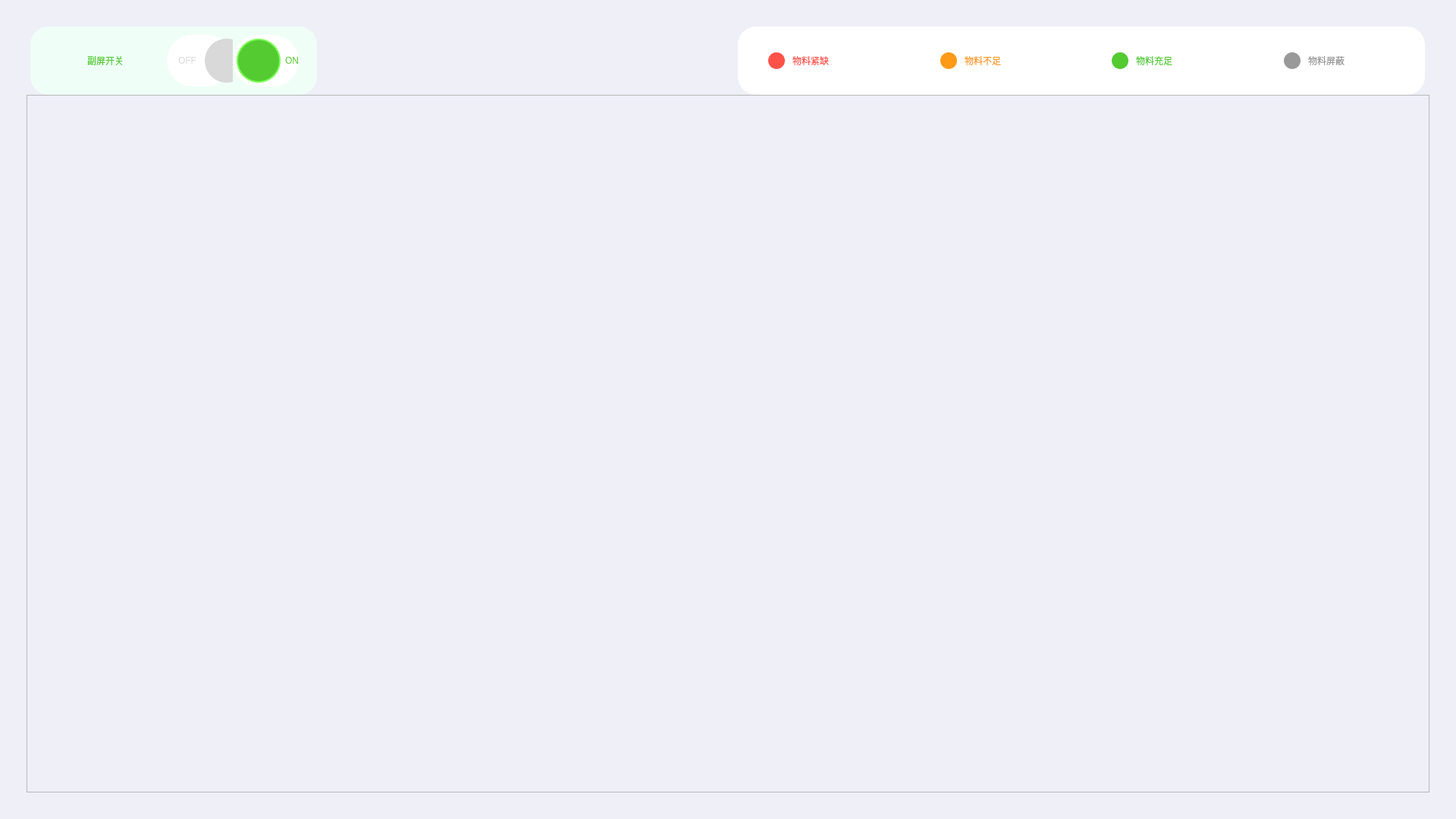
<?xml version="1.0" encoding="UTF-8"?>
<ui version="4.0">
 <class>Form</class>
 <widget class="QWidget" name="Form">
  <property name="geometry">
   <rect>
    <x>0</x>
    <y>0</y>
    <width>1920</width>
    <height>1080</height>
   </rect>
  </property>
  <property name="minimumSize">
   <size>
    <width>1920</width>
    <height>1080</height>
   </size>
  </property>
  <property name="maximumSize">
   <size>
    <width>1920</width>
    <height>1080</height>
   </size>
  </property>
  <property name="windowTitle">
   <string>Form</string>
  </property>
  <layout class="QHBoxLayout" name="horizontalLayout">
   <property name="spacing">
    <number>0</number>
   </property>
   <property name="leftMargin">
    <number>0</number>
   </property>
   <property name="topMargin">
    <number>0</number>
   </property>
   <property name="rightMargin">
    <number>0</number>
   </property>
   <property name="bottomMargin">
    <number>0</number>
   </property>
   <item>
    <widget class="QWidget" name="widget" native="true">
     <property name="maximumSize">
      <size>
       <width>1920</width>
       <height>1080</height>
      </size>
     </property>
     <property name="styleSheet">
      <string notr="true">QWidget#widget{
	background-color:rgba(239, 239, 248, 1);
}</string>
     </property>
     <layout class="QVBoxLayout" name="verticalLayout" stretch="1,20">
      <property name="spacing">
       <number>0</number>
      </property>
      <property name="leftMargin">
       <number>35</number>
      </property>
      <property name="topMargin">
       <number>35</number>
      </property>
      <property name="rightMargin">
       <number>35</number>
      </property>
      <property name="bottomMargin">
       <number>35</number>
      </property>
      <item>
       <widget class="QWidget" name="widget_3" native="true">
        <layout class="QHBoxLayout" name="horizontalLayout_2">
         <property name="spacing">
          <number>550</number>
         </property>
         <property name="leftMargin">
          <number>0</number>
         </property>
         <property name="topMargin">
          <number>0</number>
         </property>
         <property name="rightMargin">
          <number>0</number>
         </property>
         <property name="bottomMargin">
          <number>0</number>
         </property>
         <item>
          <widget class="QWidget" name="widget_2" native="true">
           <property name="minimumSize">
            <size>
             <width>378</width>
             <height>90</height>
            </size>
           </property>
           <property name="maximumSize">
            <size>
             <width>378</width>
             <height>90</height>
            </size>
           </property>
           <property name="styleSheet">
            <string notr="true">QWidget#widget_2{
	background-color:rgba(239, 255, 247, 1);
	border-radius:24px;
}</string>
           </property>
           <layout class="QHBoxLayout" name="horizontalLayout_3">
            <property name="spacing">
             <number>0</number>
            </property>
            <property name="leftMargin">
             <number>18</number>
            </property>
            <property name="topMargin">
             <number>0</number>
            </property>
            <property name="rightMargin">
             <number>24</number>
            </property>
            <property name="bottomMargin">
             <number>0</number>
            </property>
            <item>
             <widget class="QLabel" name="label">
              <property name="styleSheet">
               <string notr="true">color:rgba(83, 203, 49, 1);</string>
              </property>
              <property name="text">
               <string>副屏开关</string>
              </property>
              <property name="alignment">
               <set>Qt::AlignCenter</set>
              </property>
             </widget>
            </item>
            <item>
             <widget class="QWidget" name="on_off_widget" native="true">
              <property name="minimumSize">
               <size>
                <width>174</width>
                <height>90</height>
               </size>
              </property>
              <property name="maximumSize">
               <size>
                <width>174</width>
                <height>90</height>
               </size>
              </property>
              <layout class="QHBoxLayout" name="horizontalLayout_15">
               <property name="spacing">
                <number>0</number>
               </property>
               <property name="leftMargin">
                <number>0</number>
               </property>
               <property name="topMargin">
                <number>11</number>
               </property>
               <property name="rightMargin">
                <number>0</number>
               </property>
               <property name="bottomMargin">
                <number>11</number>
               </property>
               <item>
                <widget class="QWidget" name="off_widget" native="true">
                 <property name="styleSheet">
                  <string notr="true">QWidget#off_widget{
	background-color:rgb(255, 255, 255);
	border-radius:34px;
}</string>
                 </property>
                 <layout class="QHBoxLayout" name="horizontalLayout_17">
                  <property name="spacing">
                   <number>11</number>
                  </property>
                  <property name="leftMargin">
                   <number>15</number>
                  </property>
                  <property name="topMargin">
                   <number>5</number>
                  </property>
                  <property name="rightMargin">
                   <number>5</number>
                  </property>
                  <property name="bottomMargin">
                   <number>5</number>
                  </property>
                  <item>
                   <widget class="QLabel" name="name_off">
                    <property name="styleSheet">
                     <string notr="true">color:rgb(217, 217, 217);</string>
                    </property>
                    <property name="text">
                     <string>OFF</string>
                    </property>
                   </widget>
                  </item>
                  <item>
                   <widget class="QLabel" name="icon_off">
                    <property name="minimumSize">
                     <size>
                      <width>58</width>
                      <height>58</height>
                     </size>
                    </property>
                    <property name="maximumSize">
                     <size>
                      <width>58</width>
                      <height>58</height>
                     </size>
                    </property>
                    <property name="styleSheet">
                     <string notr="true">background-color:rgb(217, 217, 217);
border-radius:29px;</string>
                    </property>
                    <property name="text">
                     <string/>
                    </property>
                   </widget>
                  </item>
                 </layout>
                </widget>
               </item>
               <item>
                <widget class="QWidget" name="on_widget" native="true">
                 <property name="styleSheet">
                  <string notr="true">QWidget#on_widget{
	background-color:rgb(255, 255, 255);
	border-radius:34px;
}</string>
                 </property>
                 <layout class="QHBoxLayout" name="horizontalLayout_16">
                  <property name="spacing">
                   <number>21</number>
                  </property>
                  <property name="leftMargin">
                   <number>5</number>
                  </property>
                  <property name="topMargin">
                   <number>5</number>
                  </property>
                  <property name="rightMargin">
                   <number>0</number>
                  </property>
                  <property name="bottomMargin">
                   <number>5</number>
                  </property>
                  <item>
                   <widget class="QLabel" name="icon_on">
                    <property name="minimumSize">
                     <size>
                      <width>58</width>
                      <height>58</height>
                     </size>
                    </property>
                    <property name="maximumSize">
                     <size>
                      <width>58</width>
                      <height>58</height>
                     </size>
                    </property>
                    <property name="styleSheet">
                     <string notr="true">background-color:rgb(83, 203, 49);
border: 2px solid rgb(120, 255, 82);
border-radius:29px;</string>
                    </property>
                    <property name="text">
                     <string/>
                    </property>
                   </widget>
                  </item>
                  <item>
                   <widget class="QLabel" name="name_on">
                    <property name="styleSheet">
                     <string notr="true">color: rgb(83, 203, 49);</string>
                    </property>
                    <property name="text">
                     <string>ON</string>
                    </property>
                   </widget>
                  </item>
                 </layout>
                </widget>
               </item>
              </layout>
             </widget>
            </item>
           </layout>
          </widget>
         </item>
         <item>
          <widget class="QWidget" name="widget_17" native="true">
           <property name="minimumSize">
            <size>
             <width>906</width>
             <height>90</height>
            </size>
           </property>
           <property name="maximumSize">
            <size>
             <width>906</width>
             <height>90</height>
            </size>
           </property>
           <property name="styleSheet">
            <string notr="true">QWidget#widget_17{
	background-color:rgb(255, 255, 255);
	border-radius:24px;
}</string>
           </property>
           <layout class="QHBoxLayout" name="horizontalLayout_11">
            <property name="spacing">
             <number>0</number>
            </property>
            <property name="leftMargin">
             <number>0</number>
            </property>
            <property name="topMargin">
             <number>0</number>
            </property>
            <property name="rightMargin">
             <number>0</number>
            </property>
            <property name="bottomMargin">
             <number>0</number>
            </property>
            <item>
             <widget class="QWidget" name="widget_18" native="true">
              <layout class="QHBoxLayout" name="horizontalLayout_7">
               <property name="spacing">
                <number>10</number>
               </property>
               <property name="leftMargin">
                <number>40</number>
               </property>
               <property name="topMargin">
                <number>0</number>
               </property>
               <property name="rightMargin">
                <number>0</number>
               </property>
               <property name="bottomMargin">
                <number>0</number>
               </property>
               <item>
                <widget class="QLabel" name="label_2">
                 <property name="minimumSize">
                  <size>
                   <width>22</width>
                   <height>22</height>
                  </size>
                 </property>
                 <property name="maximumSize">
                  <size>
                   <width>22</width>
                   <height>22</height>
                  </size>
                 </property>
                 <property name="styleSheet">
                  <string notr="true">background-color:rgb(255, 83, 74);
border-radius:11px;</string>
                 </property>
                 <property name="text">
                  <string/>
                 </property>
                </widget>
               </item>
               <item>
                <widget class="QLabel" name="outtee_title_material_1">
                 <property name="styleSheet">
                  <string notr="true">color:rgb(255, 83, 74);</string>
                 </property>
                 <property name="text">
                  <string>物料紧缺</string>
                 </property>
                </widget>
               </item>
              </layout>
             </widget>
            </item>
            <item>
             <widget class="QWidget" name="widget_19" native="true">
              <layout class="QHBoxLayout" name="horizontalLayout_8">
               <property name="spacing">
                <number>10</number>
               </property>
               <property name="leftMargin">
                <number>40</number>
               </property>
               <property name="topMargin">
                <number>0</number>
               </property>
               <property name="rightMargin">
                <number>0</number>
               </property>
               <property name="bottomMargin">
                <number>0</number>
               </property>
               <item>
                <widget class="QLabel" name="label_4">
                 <property name="minimumSize">
                  <size>
                   <width>22</width>
                   <height>22</height>
                  </size>
                 </property>
                 <property name="maximumSize">
                  <size>
                   <width>22</width>
                   <height>22</height>
                  </size>
                 </property>
                 <property name="styleSheet">
                  <string notr="true">background-color:rgb(255, 154, 24);
border-radius:11px;</string>
                 </property>
                 <property name="text">
                  <string/>
                 </property>
                </widget>
               </item>
               <item>
                <widget class="QLabel" name="outtee_title_material_2">
                 <property name="styleSheet">
                  <string notr="true">color:rgb(255, 154, 24);</string>
                 </property>
                 <property name="text">
                  <string>物料不足</string>
                 </property>
                </widget>
               </item>
              </layout>
             </widget>
            </item>
            <item>
             <widget class="QWidget" name="widget_20" native="true">
              <layout class="QHBoxLayout" name="horizontalLayout_9">
               <property name="spacing">
                <number>10</number>
               </property>
               <property name="leftMargin">
                <number>40</number>
               </property>
               <property name="topMargin">
                <number>0</number>
               </property>
               <property name="rightMargin">
                <number>0</number>
               </property>
               <property name="bottomMargin">
                <number>0</number>
               </property>
               <item>
                <widget class="QLabel" name="label_6">
                 <property name="minimumSize">
                  <size>
                   <width>22</width>
                   <height>22</height>
                  </size>
                 </property>
                 <property name="maximumSize">
                  <size>
                   <width>22</width>
                   <height>22</height>
                  </size>
                 </property>
                 <property name="styleSheet">
                  <string notr="true">background-color:rgb(83, 203, 49);
border-radius:11px;</string>
                 </property>
                 <property name="text">
                  <string/>
                 </property>
                </widget>
               </item>
               <item>
                <widget class="QLabel" name="outtee_title_material_3">
                 <property name="styleSheet">
                  <string notr="true">color:rgb(83, 203, 49);</string>
                 </property>
                 <property name="text">
                  <string>物料充足</string>
                 </property>
                </widget>
               </item>
              </layout>
             </widget>
            </item>
            <item>
             <widget class="QWidget" name="widget_21" native="true">
              <layout class="QHBoxLayout" name="horizontalLayout_10">
               <property name="spacing">
                <number>10</number>
               </property>
               <property name="leftMargin">
                <number>40</number>
               </property>
               <property name="topMargin">
                <number>0</number>
               </property>
               <property name="rightMargin">
                <number>0</number>
               </property>
               <property name="bottomMargin">
                <number>0</number>
               </property>
               <item>
                <widget class="QLabel" name="label_8">
                 <property name="minimumSize">
                  <size>
                   <width>22</width>
                   <height>22</height>
                  </size>
                 </property>
                 <property name="maximumSize">
                  <size>
                   <width>22</width>
                   <height>22</height>
                  </size>
                 </property>
                 <property name="styleSheet">
                  <string notr="true">background-color:rgb(153, 153, 153);
border-radius:11px;</string>
                 </property>
                 <property name="text">
                  <string/>
                 </property>
                </widget>
               </item>
               <item>
                <widget class="QLabel" name="outtee_title_material_4">
                 <property name="styleSheet">
                  <string notr="true">color:rgb(153, 153, 153);</string>
                 </property>
                 <property name="text">
                  <string>物料屏蔽</string>
                 </property>
                </widget>
               </item>
              </layout>
             </widget>
            </item>
           </layout>
          </widget>
         </item>
        </layout>
       </widget>
      </item>
      <item>
       <widget class="QWidget" name="widget_4" native="true">
        <property name="maximumSize">
         <size>
          <width>1920</width>
          <height>1080</height>
         </size>
        </property>
        <layout class="QHBoxLayout" name="horizontalLayout_4">
         <property name="spacing">
          <number>0</number>
         </property>
         <property name="leftMargin">
          <number>0</number>
         </property>
         <property name="topMargin">
          <number>0</number>
         </property>
         <property name="rightMargin">
          <number>0</number>
         </property>
         <property name="bottomMargin">
          <number>0</number>
         </property>
         <item>
          <widget class="QScrollArea" name="scrollArea">
           <property name="frameShadow">
            <enum>QFrame::Raised</enum>
           </property>
           <property name="widgetResizable">
            <bool>true</bool>
           </property>
           <widget class="QWidget" name="conduit_content">
            <property name="geometry">
             <rect>
              <x>0</x>
              <y>0</y>
              <width>1848</width>
              <height>918</height>
             </rect>
            </property>
            <property name="styleSheet">
             <string notr="true">QWidget#conduit_content{
	background-color:rgba(239, 239, 248, 1);
}</string>
            </property>
           </widget>
          </widget>
         </item>
        </layout>
       </widget>
      </item>
     </layout>
    </widget>
   </item>
  </layout>
 </widget>
 <resources/>
 <connections/>
</ui>
